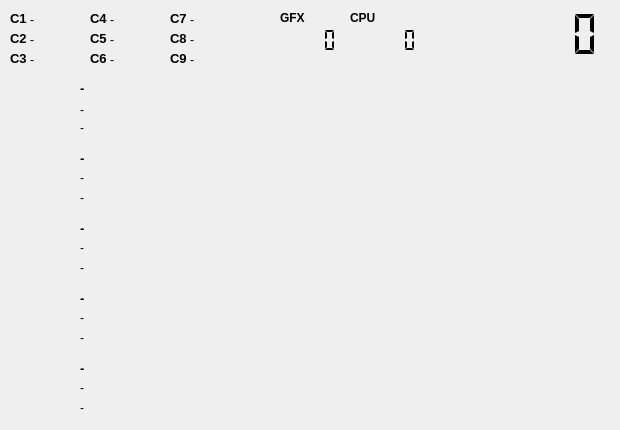
    <widget class="QWidget" name="tab">
     <attribute name="title">
      <string>Score</string>
     </attribute>
     <attribute name="toolTip">
      <string>Your results will be displayed here.</string>
     </attribute>
     <widget class="QLCDNumber" name="lcdTriscore">
      <property name="geometry">
       <rect>
        <x>440</x>
        <y>10</y>
        <width>171</width>
        <height>49</height>
       </rect>
      </property>
      <property name="layoutDirection">
       <enum>Qt::RightToLeft</enum>
      </property>
      <property name="frameShape">
       <enum>QFrame::NoFrame</enum>
      </property>
      <property name="digitCount">
       <number>6</number>
      </property>
      <property name="segmentStyle">
       <enum>QLCDNumber::Flat</enum>
      </property>
      <property name="value" stdset="0">
       <double>0.000000000000000</double>
      </property>
      <property name="intValue" stdset="0">
       <number>0</number>
      </property>
     </widget>
     <widget class="QLCDNumber" name="lcdGFX">
      <property name="geometry">
       <rect>
        <x>260</x>
        <y>20</y>
        <width>81</width>
        <height>41</height>
       </rect>
      </property>
      <property name="layoutDirection">
       <enum>Qt::RightToLeft</enum>
      </property>
      <property name="frameShape">
       <enum>QFrame::NoFrame</enum>
      </property>
      <property name="digitCount">
       <number>6</number>
      </property>
      <property name="segmentStyle">
       <enum>QLCDNumber::Flat</enum>
      </property>
      <property name="value" stdset="0">
       <double>0.000000000000000</double>
      </property>
      <property name="intValue" stdset="0">
       <number>0</number>
      </property>
     </widget>
     <widget class="QLCDNumber" name="lcdCPU">
      <property name="geometry">
       <rect>
        <x>340</x>
        <y>20</y>
        <width>81</width>
        <height>41</height>
       </rect>
      </property>
      <property name="layoutDirection">
       <enum>Qt::RightToLeft</enum>
      </property>
      <property name="frameShape">
       <enum>QFrame::NoFrame</enum>
      </property>
      <property name="digitCount">
       <number>6</number>
      </property>
      <property name="segmentStyle">
       <enum>QLCDNumber::Flat</enum>
      </property>
      <property name="value" stdset="0">
       <double>0.000000000000000</double>
      </property>
      <property name="intValue" stdset="0">
       <number>0</number>
      </property>
     </widget>
     <widget class="QLabel" name="lblGfxScore">
      <property name="geometry">
       <rect>
        <x>280</x>
        <y>10</y>
        <width>51</width>
        <height>16</height>
       </rect>
      </property>
      <property name="font">
       <font>
        <pointsize>9</pointsize>
        <weight>75</weight>
        <bold>true</bold>
       </font>
      </property>
      <property name="text">
       <string>GFX</string>
      </property>
      <property name="scaledContents">
       <bool>true</bool>
      </property>
     </widget>
     <widget class="QLabel" name="lblCpuScore">
      <property name="geometry">
       <rect>
        <x>350</x>
        <y>10</y>
        <width>61</width>
        <height>16</height>
       </rect>
      </property>
      <property name="font">
       <font>
        <pointsize>9</pointsize>
        <weight>75</weight>
        <bold>true</bold>
       </font>
      </property>
      <property name="text">
       <string>CPU</string>
      </property>
      <property name="scaledContents">
       <bool>true</bool>
      </property>
     </widget>
     <widget class="QStackedWidget" name="stackedWidget">
      <property name="geometry">
       <rect>
        <x>10</x>
        <y>80</y>
        <width>591</width>
        <height>341</height>
       </rect>
      </property>
      <property name="currentIndex">
       <number>0</number>
      </property>
      <widget class="QWidget" name="page_3">
       <widget class="QLabel" name="iconVGA">
        <property name="geometry">
         <rect>
          <x>0</x>
          <y>210</y>
          <width>64</width>
          <height>64</height>
         </rect>
        </property>
        <property name="frameShape">
         <enum>QFrame::NoFrame</enum>
        </property>
        <property name="text">
         <string/>
        </property>
        <property name="pixmap">
         <pixmap resource="res.qrc">:/images/res/gfx.png</pixmap>
        </property>
        <property name="scaledContents">
         <bool>true</bool>
        </property>
       </widget>
       <widget class="QLabel" name="iconRAM">
        <property name="geometry">
         <rect>
          <x>0</x>
          <y>140</y>
          <width>64</width>
          <height>64</height>
         </rect>
        </property>
        <property name="frameShape">
         <enum>QFrame::NoFrame</enum>
        </property>
        <property name="text">
         <string/>
        </property>
        <property name="pixmap">
         <pixmap resource="res.qrc">:/images/res/ram.png</pixmap>
        </property>
        <property name="scaledContents">
         <bool>true</bool>
        </property>
       </widget>
       <widget class="QLabel" name="lblCPU_Speed">
        <property name="geometry">
         <rect>
          <x>70</x>
          <y>20</y>
          <width>521</width>
          <height>20</height>
         </rect>
        </property>
        <property name="font">
         <font>
          <pointsize>9</pointsize>
          <weight>50</weight>
          <italic>false</italic>
          <bold>false</bold>
         </font>
        </property>
        <property name="text">
         <string>-</string>
        </property>
       </widget>
       <widget class="QLabel" name="lblCPU_Socket">
        <property name="geometry">
         <rect>
          <x>70</x>
          <y>40</y>
          <width>521</width>
          <height>16</height>
         </rect>
        </property>
        <property name="font">
         <font>
          <pointsize>9</pointsize>
          <weight>50</weight>
          <italic>false</italic>
          <bold>false</bold>
         </font>
        </property>
        <property name="text">
         <string>-</string>
        </property>
       </widget>
       <widget class="QLabel" name="lblMB_SN">
        <property name="geometry">
         <rect>
          <x>70</x>
          <y>110</y>
          <width>521</width>
          <height>16</height>
         </rect>
        </property>
        <property name="font">
         <font>
          <pointsize>9</pointsize>
          <weight>50</weight>
          <italic>false</italic>
          <bold>false</bold>
         </font>
        </property>
        <property name="text">
         <string>-</string>
        </property>
       </widget>
       <widget class="QLabel" name="iconOS">
        <property name="geometry">
         <rect>
          <x>0</x>
          <y>280</y>
          <width>64</width>
          <height>64</height>
         </rect>
        </property>
        <property name="frameShape">
         <enum>QFrame::NoFrame</enum>
        </property>
        <property name="text">
         <string/>
        </property>
        <property name="pixmap">
         <pixmap resource="res.qrc">:/images/res/windows.png</pixmap>
        </property>
        <property name="scaledContents">
         <bool>true</bool>
        </property>
       </widget>
       <widget class="QLabel" name="lblCPU_Name">
        <property name="geometry">
         <rect>
          <x>70</x>
          <y>0</y>
          <width>521</width>
          <height>16</height>
         </rect>
        </property>
        <property name="font">
         <font>
          <pointsize>10</pointsize>
          <weight>75</weight>
          <italic>false</italic>
          <bold>true</bold>
         </font>
        </property>
        <property name="text">
         <string>-</string>
        </property>
       </widget>
       <widget class="QLabel" name="lblOS_DX">
        <property name="geometry">
         <rect>
          <x>70</x>
          <y>300</y>
          <width>521</width>
          <height>16</height>
         </rect>
        </property>
        <property name="font">
         <font>
          <pointsize>9</pointsize>
          <weight>50</weight>
          <italic>false</italic>
          <bold>false</bold>
         </font>
        </property>
        <property name="text">
         <string>-</string>
        </property>
       </widget>
       <widget class="QLabel" name="lblMB_Name">
        <property name="geometry">
         <rect>
          <x>70</x>
          <y>70</y>
          <width>501</width>
          <height>16</height>
         </rect>
        </property>
        <property name="font">
         <font>
          <pointsize>10</pointsize>
          <weight>75</weight>
          <italic>false</italic>
          <bold>true</bold>
         </font>
        </property>
        <property name="text">
         <string>-</string>
        </property>
        <property name="scaledContents">
         <bool>true</bool>
        </property>
        <property name="wordWrap">
         <bool>false</bool>
        </property>
       </widget>
       <widget class="QLabel" name="lblOS_ExtraInfo">
        <property name="geometry">
         <rect>
          <x>70</x>
          <y>320</y>
          <width>521</width>
          <height>16</height>
         </rect>
        </property>
        <property name="font">
         <font>
          <pointsize>9</pointsize>
          <weight>50</weight>
          <italic>false</italic>
          <bold>false</bold>
         </font>
        </property>
        <property name="text">
         <string>-</string>
        </property>
       </widget>
       <widget class="QLabel" name="lblRAM_Name">
        <property name="geometry">
         <rect>
          <x>70</x>
          <y>140</y>
          <width>521</width>
          <height>16</height>
         </rect>
        </property>
        <property name="font">
         <font>
          <pointsize>10</pointsize>
          <weight>75</weight>
          <italic>false</italic>
          <bold>true</bold>
         </font>
        </property>
        <property name="text">
         <string>-</string>
        </property>
       </widget>
       <widget class="QLabel" name="iconCPU">
        <property name="geometry">
         <rect>
          <x>0</x>
          <y>0</y>
          <width>64</width>
          <height>64</height>
         </rect>
        </property>
        <property name="frameShape">
         <enum>QFrame::NoFrame</enum>
        </property>
        <property name="text">
         <string/>
        </property>
        <property name="pixmap">
         <pixmap resource="res.qrc">:/images/res/cpu.png</pixmap>
        </property>
        <property name="scaledContents">
         <bool>true</bool>
        </property>
       </widget>
       <widget class="QLabel" name="lblGFX_Speed">
        <property name="geometry">
         <rect>
          <x>70</x>
          <y>230</y>
          <width>521</width>
          <height>16</height>
         </rect>
        </property>
        <property name="font">
         <font>
          <pointsize>9</pointsize>
          <weight>50</weight>
          <italic>false</italic>
          <bold>false</bold>
         </font>
        </property>
        <property name="text">
         <string>-</string>
        </property>
       </widget>
       <widget class="QLabel" name="lblRAM_Size">
        <property name="geometry">
         <rect>
          <x>70</x>
          <y>180</y>
          <width>521</width>
          <height>16</height>
         </rect>
        </property>
        <property name="font">
         <font>
          <pointsize>9</pointsize>
          <weight>50</weight>
          <italic>false</italic>
          <bold>false</bold>
         </font>
        </property>
        <property name="text">
         <string>-</string>
        </property>
       </widget>
       <widget class="QLabel" name="lblMB_Bios">
        <property name="geometry">
         <rect>
          <x>70</x>
          <y>90</y>
          <width>501</width>
          <height>16</height>
         </rect>
        </property>
        <property name="font">
         <font>
          <pointsize>9</pointsize>
          <weight>50</weight>
          <italic>false</italic>
          <bold>false</bold>
         </font>
        </property>
        <property name="text">
         <string>-</string>
        </property>
       </widget>
       <widget class="QLabel" name="lblRAM_PN">
        <property name="geometry">
         <rect>
          <x>70</x>
          <y>160</y>
          <width>521</width>
          <height>16</height>
         </rect>
        </property>
        <property name="font">
         <font>
          <pointsize>9</pointsize>
          <weight>50</weight>
          <italic>false</italic>
          <bold>false</bold>
         </font>
        </property>
        <property name="text">
         <string>-</string>
        </property>
       </widget>
       <widget class="QLabel" name="lblOS_Name">
        <property name="geometry">
         <rect>
          <x>70</x>
          <y>280</y>
          <width>521</width>
          <height>16</height>
         </rect>
        </property>
        <property name="font">
         <font>
          <pointsize>10</pointsize>
          <weight>75</weight>
          <italic>false</italic>
          <bold>true</bold>
         </font>
        </property>
        <property name="text">
         <string>-</string>
        </property>
       </widget>
       <widget class="QLabel" name="iconMOBO">
        <property name="geometry">
         <rect>
          <x>0</x>
          <y>70</y>
          <width>64</width>
          <height>64</height>
         </rect>
        </property>
        <property name="frameShape">
         <enum>QFrame::NoFrame</enum>
        </property>
        <property name="text">
         <string/>
        </property>
        <property name="pixmap">
         <pixmap resource="res.qrc">:/images/res/motherboard.png</pixmap>
        </property>
        <property name="scaledContents">
         <bool>true</bool>
        </property>
       </widget>
       <widget class="QLabel" name="lblGFX_Name">
        <property name="geometry">
         <rect>
          <x>70</x>
          <y>210</y>
          <width>521</width>
          <height>16</height>
         </rect>
        </property>
        <property name="font">
         <font>
          <pointsize>10</pointsize>
          <weight>75</weight>
          <italic>false</italic>
          <bold>true</bold>
         </font>
        </property>
        <property name="text">
         <string>-</string>
        </property>
       </widget>
       <widget class="QLabel" name="lblGFX_Driver">
        <property name="geometry">
         <rect>
          <x>70</x>
          <y>250</y>
          <width>521</width>
          <height>16</height>
         </rect>
        </property>
        <property name="font">
         <font>
          <pointsize>9</pointsize>
          <weight>50</weight>
          <italic>false</italic>
          <bold>false</bold>
         </font>
        </property>
        <property name="text">
         <string>-</string>
        </property>
       </widget>
      </widget>
      <widget class="QWidget" name="page_4">
       <widget class="QLabel" name="lblGfxScore_2">
        <property name="geometry">
         <rect>
          <x>10</x>
          <y>130</y>
          <width>581</width>
          <height>20</height>
         </rect>
        </property>
        <property name="font">
         <font>
          <pointsize>9</pointsize>
          <weight>75</weight>
          <bold>true</bold>
         </font>
        </property>
        <property name="text">
         <string>System Info is disabled.</string>
        </property>
        <property name="scaledContents">
         <bool>false</bool>
        </property>
        <property name="alignment">
         <set>Qt::AlignCenter</set>
        </property>
       </widget>
      </widget>
     </widget>
     <widget class="QLabel" name="lblCPU_Name_2">
      <property name="geometry">
       <rect>
        <x>10</x>
        <y>10</y>
        <width>21</width>
        <height>16</height>
       </rect>
      </property>
      <property name="font">
       <font>
        <pointsize>10</pointsize>
        <weight>75</weight>
        <italic>false</italic>
        <bold>true</bold>
       </font>
      </property>
      <property name="text">
       <string>C1</string>
      </property>
     </widget>
     <widget class="QLabel" name="lblCPU_Name_3">
      <property name="geometry">
       <rect>
        <x>10</x>
        <y>30</y>
        <width>21</width>
        <height>16</height>
       </rect>
      </property>
      <property name="font">
       <font>
        <pointsize>10</pointsize>
        <weight>75</weight>
        <italic>false</italic>
        <bold>true</bold>
       </font>
      </property>
      <property name="text">
       <string>C2</string>
      </property>
     </widget>
     <widget class="QLabel" name="lblCPU_Name_4">
      <property name="geometry">
       <rect>
        <x>10</x>
        <y>50</y>
        <width>21</width>
        <height>16</height>
       </rect>
      </property>
      <property name="font">
       <font>
        <pointsize>10</pointsize>
        <weight>75</weight>
        <italic>false</italic>
        <bold>true</bold>
       </font>
      </property>
      <property name="text">
       <string>C3</string>
      </property>
     </widget>
     <widget class="QLabel" name="lblCPU_Name_5">
      <property name="geometry">
       <rect>
        <x>90</x>
        <y>50</y>
        <width>21</width>
        <height>16</height>
       </rect>
      </property>
      <property name="font">
       <font>
        <pointsize>10</pointsize>
        <weight>75</weight>
        <italic>false</italic>
        <bold>true</bold>
       </font>
      </property>
      <property name="text">
       <string>C6</string>
      </property>
     </widget>
     <widget class="QLabel" name="lblCPU_Name_6">
      <property name="geometry">
       <rect>
        <x>90</x>
        <y>30</y>
        <width>21</width>
        <height>16</height>
       </rect>
      </property>
      <property name="font">
       <font>
        <pointsize>10</pointsize>
        <weight>75</weight>
        <italic>false</italic>
        <bold>true</bold>
       </font>
      </property>
      <property name="text">
       <string>C5</string>
      </property>
     </widget>
     <widget class="QLabel" name="lblCPU_Name_7">
      <property name="geometry">
       <rect>
        <x>90</x>
        <y>10</y>
        <width>21</width>
        <height>16</height>
       </rect>
      </property>
      <property name="font">
       <font>
        <pointsize>10</pointsize>
        <weight>75</weight>
        <italic>false</italic>
        <bold>true</bold>
       </font>
      </property>
      <property name="text">
       <string>C4</string>
      </property>
     </widget>
     <widget class="QLabel" name="lblCPU_Name_8">
      <property name="geometry">
       <rect>
        <x>170</x>
        <y>50</y>
        <width>21</width>
        <height>16</height>
       </rect>
      </property>
      <property name="font">
       <font>
        <pointsize>10</pointsize>
        <weight>75</weight>
        <italic>false</italic>
        <bold>true</bold>
       </font>
      </property>
      <property name="text">
       <string>C9</string>
      </property>
     </widget>
     <widget class="QLabel" name="lblCPU_Name_9">
      <property name="geometry">
       <rect>
        <x>170</x>
        <y>30</y>
        <width>21</width>
        <height>16</height>
       </rect>
      </property>
      <property name="font">
       <font>
        <pointsize>10</pointsize>
        <weight>75</weight>
        <italic>false</italic>
        <bold>true</bold>
       </font>
      </property>
      <property name="text">
       <string>C8</string>
      </property>
     </widget>
     <widget class="QLabel" name="lblCPU_Name_10">
      <property name="geometry">
       <rect>
        <x>170</x>
        <y>10</y>
        <width>21</width>
        <height>16</height>
       </rect>
      </property>
      <property name="font">
       <font>
        <pointsize>10</pointsize>
        <weight>75</weight>
        <italic>false</italic>
        <bold>true</bold>
       </font>
      </property>
      <property name="text">
       <string>C7</string>
      </property>
     </widget>
     <widget class="QLabel" name="lblScore_C1">
      <property name="geometry">
       <rect>
        <x>30</x>
        <y>10</y>
        <width>51</width>
        <height>20</height>
       </rect>
      </property>
      <property name="font">
       <font>
        <pointsize>9</pointsize>
        <weight>50</weight>
        <italic>false</italic>
        <bold>false</bold>
       </font>
      </property>
      <property name="text">
       <string>-</string>
      </property>
      <property name="scaledContents">
       <bool>true</bool>
      </property>
     </widget>
     <widget class="QLabel" name="lblScore_C2">
      <property name="geometry">
       <rect>
        <x>30</x>
        <y>30</y>
        <width>51</width>
        <height>20</height>
       </rect>
      </property>
      <property name="font">
       <font>
        <pointsize>9</pointsize>
        <weight>50</weight>
        <italic>false</italic>
        <bold>false</bold>
       </font>
      </property>
      <property name="text">
       <string>-</string>
      </property>
      <property name="scaledContents">
       <bool>true</bool>
      </property>
     </widget>
     <widget class="QLabel" name="lblScore_C3">
      <property name="geometry">
       <rect>
        <x>30</x>
        <y>50</y>
        <width>51</width>
        <height>20</height>
       </rect>
      </property>
      <property name="font">
       <font>
        <pointsize>9</pointsize>
        <weight>50</weight>
        <italic>false</italic>
        <bold>false</bold>
       </font>
      </property>
      <property name="text">
       <string>-</string>
      </property>
      <property name="scaledContents">
       <bool>true</bool>
      </property>
     </widget>
     <widget class="QLabel" name="lblScore_C6">
      <property name="geometry">
       <rect>
        <x>110</x>
        <y>50</y>
        <width>51</width>
        <height>20</height>
       </rect>
      </property>
      <property name="font">
       <font>
        <pointsize>9</pointsize>
        <weight>50</weight>
        <italic>false</italic>
        <bold>false</bold>
       </font>
      </property>
      <property name="text">
       <string>-</string>
      </property>
      <property name="scaledContents">
       <bool>true</bool>
      </property>
     </widget>
     <widget class="QLabel" name="lblScore_C5">
      <property name="geometry">
       <rect>
        <x>110</x>
        <y>30</y>
        <width>51</width>
        <height>20</height>
       </rect>
      </property>
      <property name="font">
       <font>
        <pointsize>9</pointsize>
        <weight>50</weight>
        <italic>false</italic>
        <bold>false</bold>
       </font>
      </property>
      <property name="text">
       <string>-</string>
      </property>
      <property name="scaledContents">
       <bool>true</bool>
      </property>
     </widget>
     <widget class="QLabel" name="lblScore_C4">
      <property name="geometry">
       <rect>
        <x>110</x>
        <y>10</y>
        <width>51</width>
        <height>20</height>
       </rect>
      </property>
      <property name="font">
       <font>
        <pointsize>9</pointsize>
        <weight>50</weight>
        <italic>false</italic>
        <bold>false</bold>
       </font>
      </property>
      <property name="text">
       <string>-</string>
      </property>
      <property name="scaledContents">
       <bool>true</bool>
      </property>
     </widget>
     <widget class="QLabel" name="lblScore_C9">
      <property name="geometry">
       <rect>
        <x>190</x>
        <y>50</y>
        <width>51</width>
        <height>20</height>
       </rect>
      </property>
      <property name="font">
       <font>
        <pointsize>9</pointsize>
        <weight>50</weight>
        <italic>false</italic>
        <bold>false</bold>
       </font>
      </property>
      <property name="text">
       <string>-</string>
      </property>
      <property name="scaledContents">
       <bool>true</bool>
      </property>
     </widget>
     <widget class="QLabel" name="lblScore_C8">
      <property name="geometry">
       <rect>
        <x>190</x>
        <y>30</y>
        <width>51</width>
        <height>20</height>
       </rect>
      </property>
      <property name="font">
       <font>
        <pointsize>9</pointsize>
        <weight>50</weight>
        <italic>false</italic>
        <bold>false</bold>
       </font>
      </property>
      <property name="text">
       <string>-</string>
      </property>
      <property name="scaledContents">
       <bool>true</bool>
      </property>
     </widget>
     <widget class="QLabel" name="lblScore_C7">
      <property name="geometry">
       <rect>
        <x>190</x>
        <y>10</y>
        <width>51</width>
        <height>20</height>
       </rect>
      </property>
      <property name="font">
       <font>
        <pointsize>9</pointsize>
        <weight>50</weight>
        <italic>false</italic>
        <bold>false</bold>
       </font>
      </property>
      <property name="text">
       <string>-</string>
      </property>
      <property name="scaledContents">
       <bool>true</bool>
      </property>
     </widget>
    </widget>
